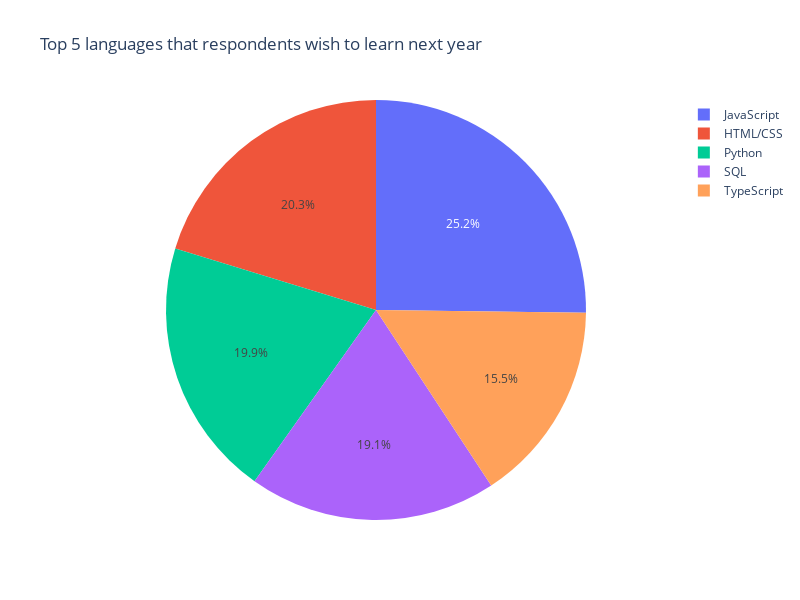

The code cell stored with this chart in its notebook:
### Code cell
QUERY = """
SELECT * FROM
LanguageDesireNextYear
"""
df_L = pd.read_sql_query(QUERY,conn)
df_L.head()

df_L = df_L.groupby('LanguageDesireNextYear').count().reset_index()

df_L = df_L.sort_values(by='Respondent', ascending=False).head(5)

fig = px.pie(df_L, values='Respondent', names='LanguageDesireNextYear', title='Top 5 languages that respondents wish to learn next year', height=600, width=800)
fig.show()

### Figure 1 — Plotly figure (JSON) as saved in the notebook; plotly's stock layout.template omitted (floating-point values rounded to 4 significant figures)
{"data": [{"domain": {"x": [0, 1], "y": [0, 1]}, "hovertemplate": "LanguageDesireNextYear=%{label}<br>Respondent=%{value}<extra></extra>", "labels": ["JavaScript", "HTML/CSS", "Python", "SQL", "TypeScript"], "legendgroup": "", "name": "", "showlegend": true, "type": "pie", "values": [6630, 5328, 5239, 5012, 4088]}], "layout": {"height": 600, "legend": {"tracegroupgap": 0}, "title": {"text": "Top 5 languages that respondents wish to learn next year"}, "width": 800}}
